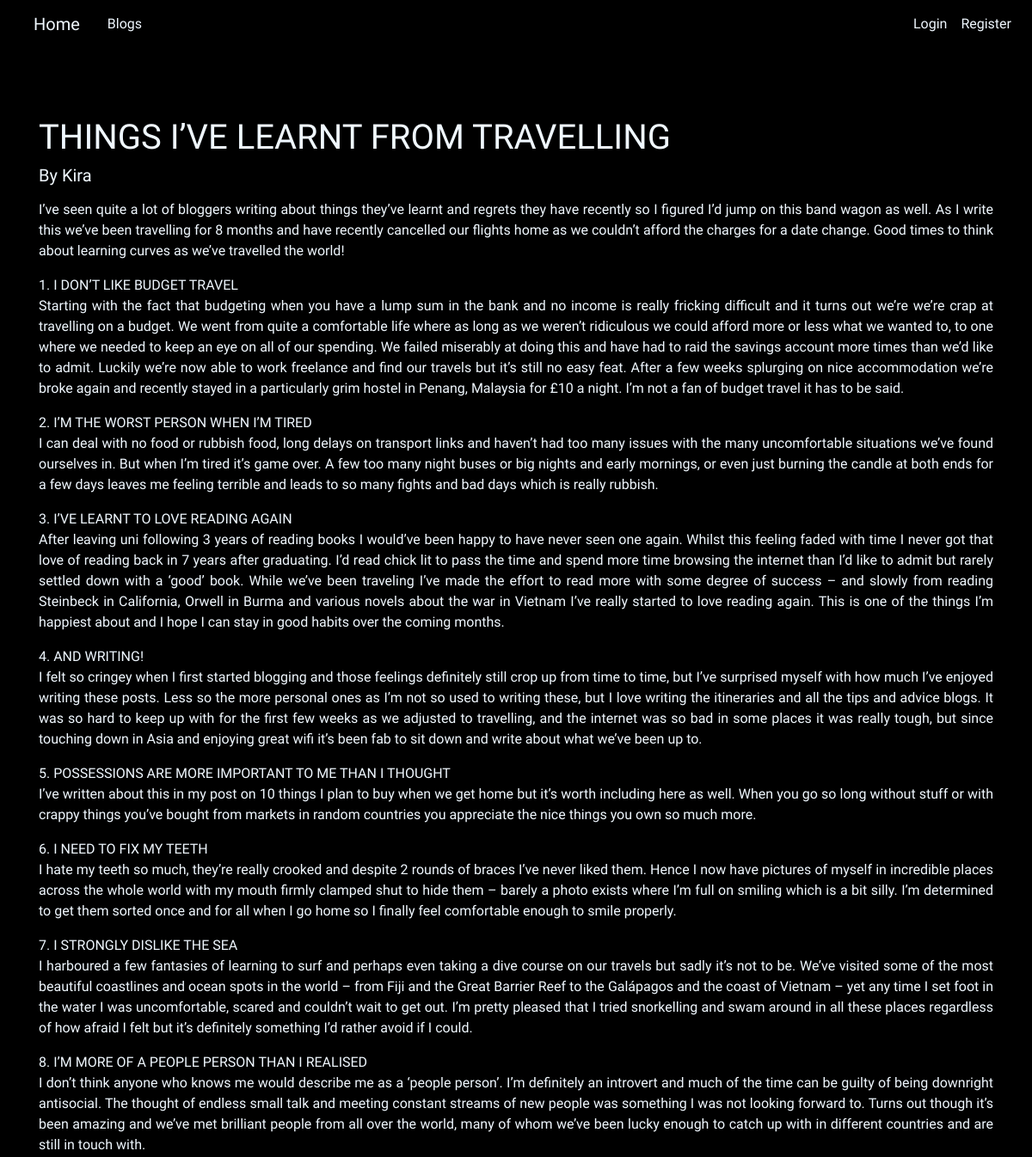
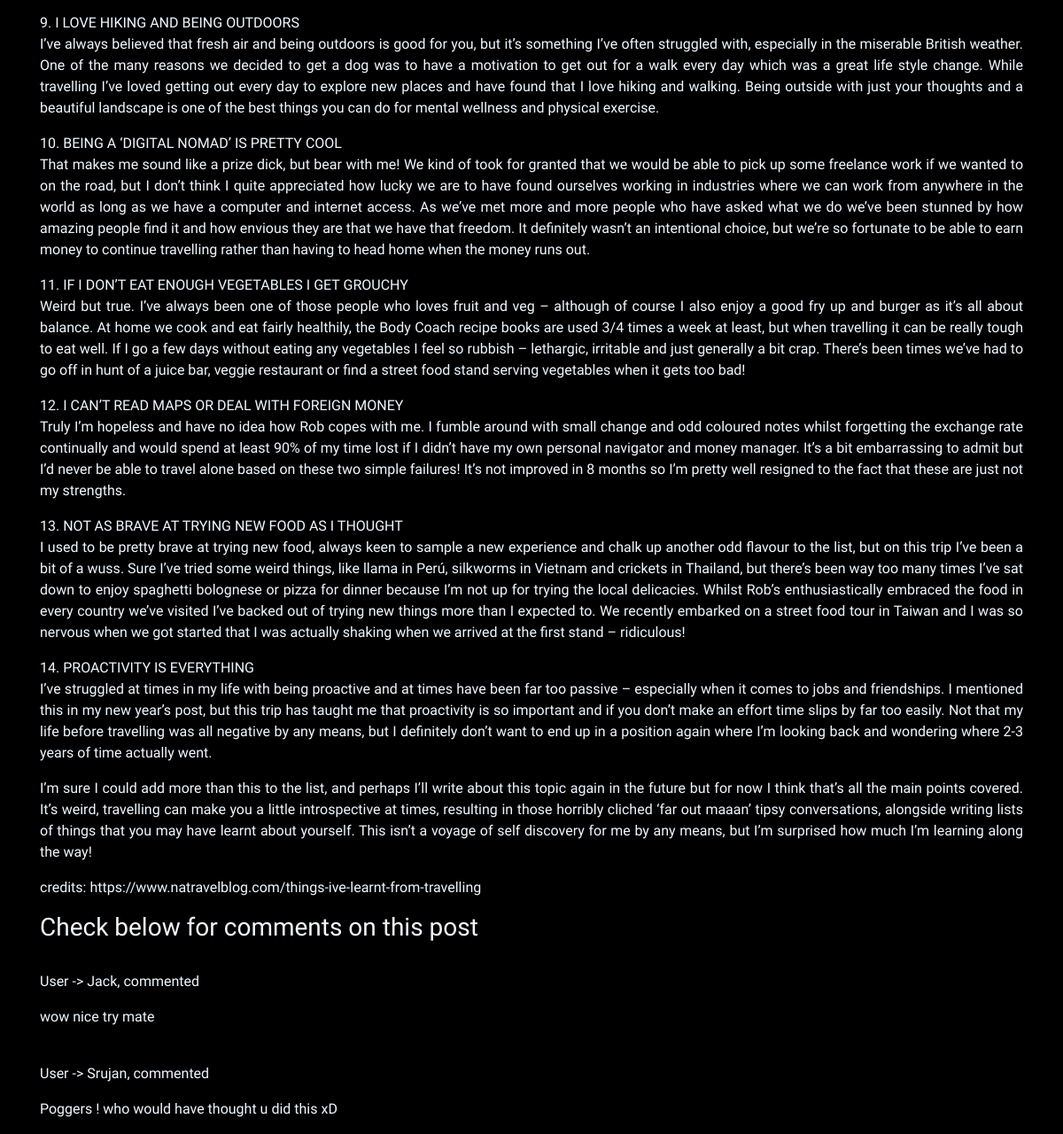
Screenshot of /posts/5/ with the database file from the repository (2 pictures, top to bottom).
### blogem/models.py (models this page shows, shortened)
class Posts(models.Model):
    user = models.ForeignKey('auth.User', on_delete=models.CASCADE)
    title = models.CharField(max_length=50)
    content = models.TextField()

class Comments(models.Model):
    post = models.ForeignKey(
        'blogem.Posts', related_name='comments', on_delete=models.CASCADE)
    user = models.CharField(max_length=25)
    content = models.TextField()
    app_comment = models.BooleanField(default=True)

### blogem/views.py (the view)
# urls.py: path('posts/<int:pk>/', views.PostsDetailView.as_view(), name='posts_detail'),
class PostsDetailView(DetailView):
    model = Posts

### blogem/templates/blogem/posts_detail.html (shortened to what this page needs)
{% extends 'blogem/base.html' %}
{% block content %}
<div class="container p1">
    <h1>{{posts.title}}</h1>
    <h5>By {{posts.user|title}}</h5>
    <p>{{posts.content|safe|linebreaks}}</p>
</div>
<div class="container">
    <h3>Check below for comments on this post </h3>
    {% for comment in posts.comments.all %}
    <br>
        {% if comment.count != 0 %}
            <p>User -> {{comment.user|title}}, commented</p>
            <p>{{comment.content}}</p>
        {% else %}
            <p>No one commented</p>
        {% endif %}
    {% endfor %}
</div>
{% endblock %}

### blogem/templates/blogem/base.html (shortened to what this page needs)
<!DOCTYPE html>
{% load static %}
<html lang="en">
<head>
    <link rel="stylesheet" href="https://cdn.jsdelivr.net/npm/bootstrap@4.6.0/dist/css/bootstrap.min.css"
>
    <link rel="stylesheet" href="{% static 'css/basic.css' %}">
</head>
<body>
    <nav class=" navbar navbar-expand-lg navbar-dark bg-transparent">
        <div class="container-fluid">
            <ul class="navbar-nav navbar-dark ">
                <li class="navbar-item"><a id="nv-items" class="nav-link navbar-brand" href="{% url 'blogem:home' %}">Home</a></li>
                <li class="navbar-item"><a id="nv-items" class="nav-link" href="{% url 'blogem:all_posts' %}">Blogs</a></li>
            </ul>
        </div>
        <div >
            <ul class="navbar-nav">
                {% if user.is_authenticated %}
                <li class="navbar-item"><a id="nav-name">Hey There ! {{ user.username|title }}</a></li>
                <li class="navbar-item"><a id="nv-items" class="nav-link" href="{% url 'blogem:create_post' %}">Create</a></li>
                <li class="navbar-item navbar-right"><a id="nv-items" class="nav-link" href="{% url 'blogem:logout' %}">Logout</a></li>
                {% else %}
                <li class="navbar-item navbar-right"><a id="nv-items" class="nav-link" href="{% url 'blogem:login' %}">Login</a></li>
                <li class="navbar-item"><a id="nv-items" class="nav-link" href="{% url 'blogem:register' %}">Register</a></li>
                {% endif %}
            </ul>
        </div>
    </nav>
    {% block content %}
    {% endblock %}
</body>
</html>

### blogem/static/css/basic.css (style rules this page uses)
body { background-image: url("black.jpg"); font-family: "Heebo", sans-serif; color: aliceblue; }
#nv-items { color: aliceblue; }
.p1 { text-align: justify; margin-top: 80px; }

### rows the page displays
Posts: title "THINGS I’VE LEARNT FROM TRAVELLING", user "Kira", content "I’ve seen quite a lot of bloggers writing about things they’ve learnt and regrets they have recently so I figured I’d jump on this band wagon as well. As I write this we’ve been travelling for 8 months and have recently cancelled our flights home as we couldn’t afford the charges for a date change. Good times to think about learning curves as we’ve travelled the world! 1. I DON’T LIKE BUDGET TRAVEL Starting with the fact that budgeting when you have a lump sum in the bank and no income is really fricking difficult and it turns out we’re we’re crap at travelling on a budget. We went from quite a comfortable life where as long as we weren’t ridiculous we could afford more or less what we…"
Comments: user "Jack", content "wow nice try mate"
Comments: user "Srujan", content "Poggers ! who would have thought u did this xD"
